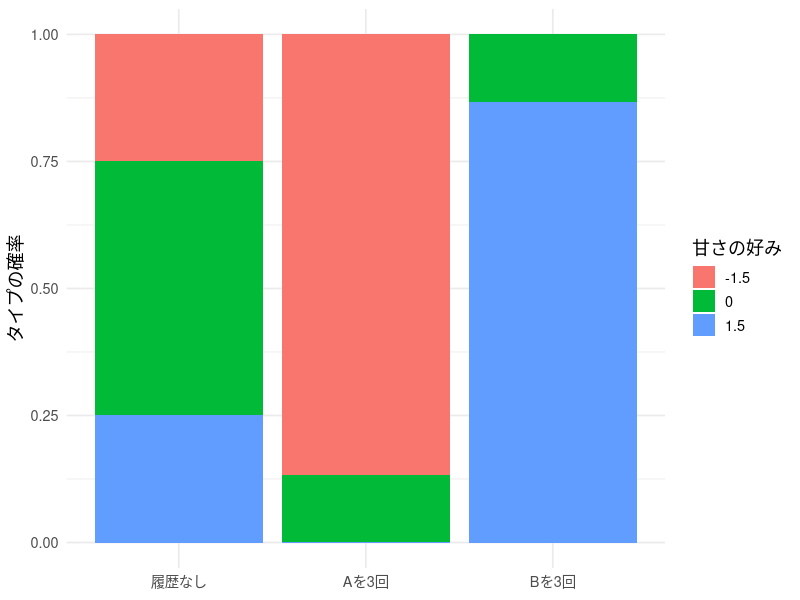
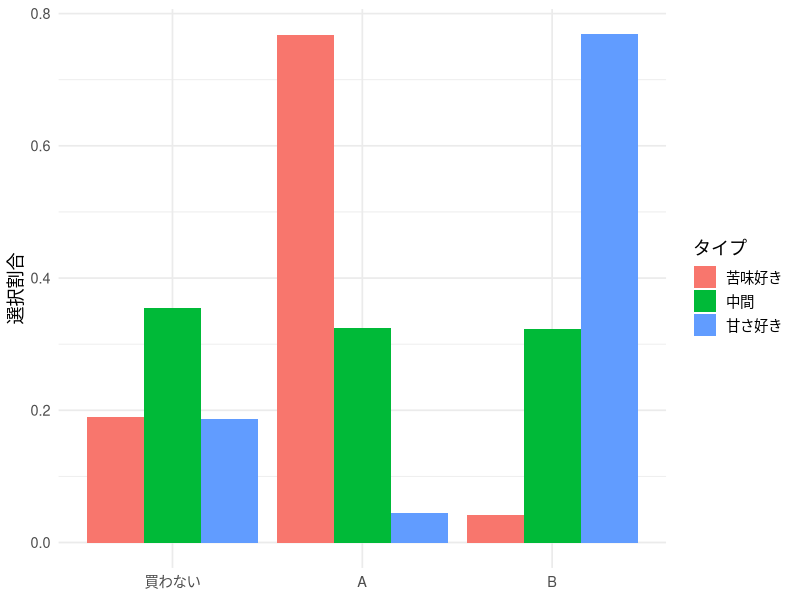
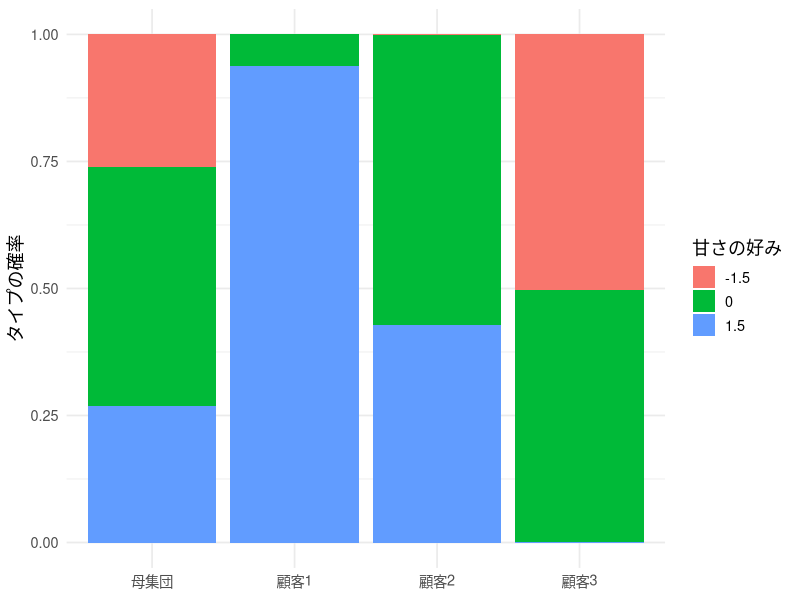
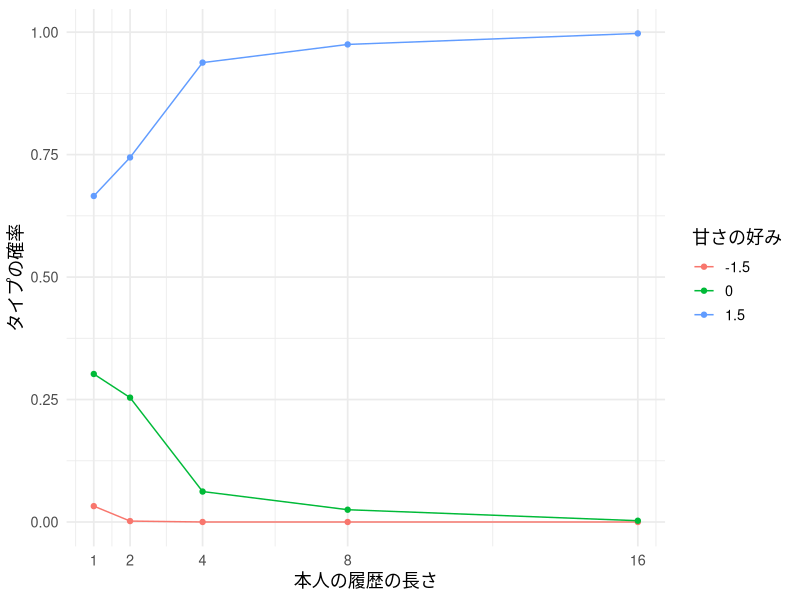
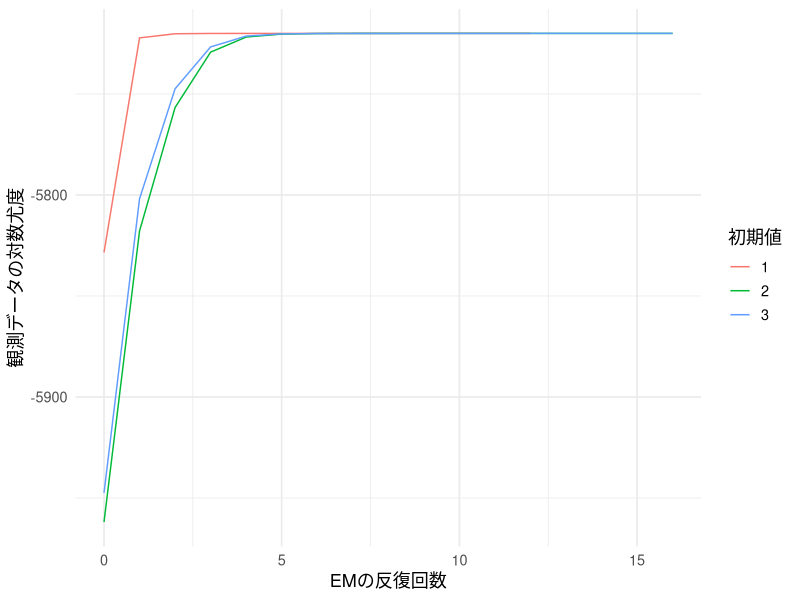
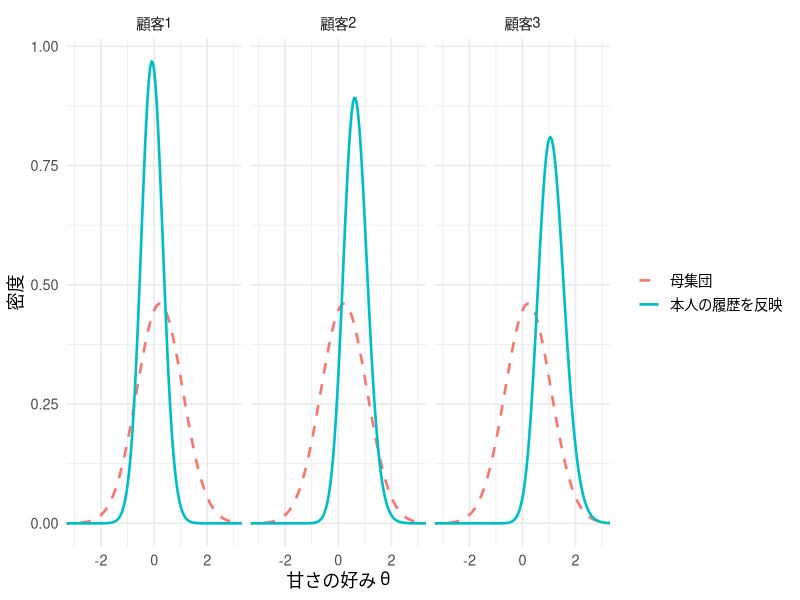
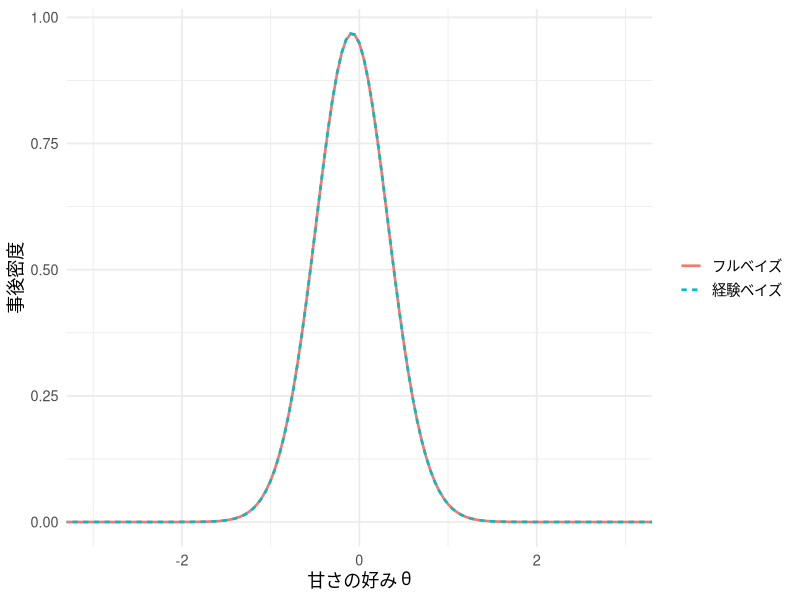

These charts were generated, in order, by the following R code:
## ---- chunk 1
#| include: false
library(ggplot2)
library(dplyr)
library(knitr)
set.seed(202606)
theme_lecture <- function() {
  fam <- if (Sys.info()[["sysname"]] == "Darwin") "Hiragino Sans" else ""
  theme_minimal(base_size = 13, base_family = fam)
}
theme_set(theme_lecture())
knitr::opts_chunk$set(fig.align = "center", dpi = 144)
options(scipen = 8)
## ---- chunk 2
choice_prob <- function(theta, pA, pB, beta0 = 1.5, alpha = 1) {
  va <- beta0 - theta - alpha * pA
  vb <- beta0 + theta - alpha * pB
  mx <- pmax(0, va, vb)
  ev <- cbind(exp(-mx), exp(va - mx), exp(vb - mx))
  ev / rowSums(ev)
}
theta_grid <- c(-1.5, 0, 1.5)
pi_true <- c(.25, .50, .25)
knitr::kable(data.frame(theta = theta_grid,
                       choice_prob(theta_grid, 1.5, 1.5)), digits = 3,
             col.names = c("甘さの好み", "買わない", "A：苦い", "B：甘い"))
## ---- chunk 3
pr_equal <- choice_prob(theta_grid, 1.5, 1.5)
lik_AAA <- pr_equal[, 2]^3
post_AAA <- pi_true * lik_AAA / sum(pi_true * lik_AAA)
lik_BBB <- pr_equal[, 3]^3
post_BBB <- pi_true * lik_BBB / sum(pi_true * lik_BBB)
knitr::kable(data.frame(theta = theta_grid, prior = pi_true,
                       likelihood = lik_AAA, posterior = post_AAA), digits = 4,
             col.names = c("候補値", "事前確率", "Aを3回選ぶ尤度", "事後確率"))
## ---- chunk 4
#| fig-cap: "同じ母集団分布から出発しても、本人の履歴によってタイプの重みが変わる。価格は両商品とも150円。"
w_example <- rbind(pi_true, post_AAA, post_BBB)
d_example <- data.frame(
  information = factor(rep(c("履歴なし", "Aを3回", "Bを3回"), each = 3),
                       levels = c("履歴なし", "Aを3回", "Bを3回")),
  type = factor(rep(theta_grid, 3)), weight = as.vector(t(w_example)))
ggplot(d_example, aes(information, weight, fill = type)) +
  geom_col() + labs(x = NULL, y = "タイプの確率", fill = "甘さの好み")
## ---- chunk 5
set.seed(202606)
N <- 400
Tmax <- 16
type_true <- sample(1:3, N, replace = TRUE, prob = pi_true)
theta_truth <- theta_grid[type_true]
## ---- chunk 6
prices <- data.frame(occasion = seq_len(Tmax),
                     pA = runif(Tmax, 1, 2.5), pB = runif(Tmax, 1, 2.5))
head(prices)
## ---- chunk 7
id <- rep(seq_len(N), each = Tmax)
occasion <- rep(seq_len(Tmax), times = N)
pA <- prices$pA[occasion]; pB <- prices$pB[occasion]
prob <- choice_prob(theta_truth[id], pA, pB)
u <- runif(N * Tmax)
y <- as.integer(u > prob[, 1]) + as.integer(u > prob[, 1] + prob[, 2])
panel <- data.frame(id, occasion, pA, pB, y)  # 0=買わない、1=A、2=B
head(panel)
## ---- chunk 8
#| fig-cap: "タイプ別の選択割合。分母はタイプ別人数×16機会であり、非購入も含む。"
choice_summary <- panel |>
  mutate(type = factor(type_true[id], labels = c("苦味好き", "中間", "甘さ好き")),
         product = factor(y, levels = 0:2, labels = c("買わない", "A", "B"))) |>
  count(type, product) |> group_by(type) |> mutate(share = n / sum(n))
ggplot(choice_summary, aes(product, share, fill = type)) +
  geom_col(position = "dodge") + labs(x = NULL, y = "選択割合", fill = "タイプ")
## ---- chunk 9
panel_loglik <- function(dat, grid) {
  sapply(grid, function(th) {
    pr <- choice_prob(th, dat$pA, dat$pB)
    chosen_prob <- pr[cbind(seq_len(nrow(dat)), dat$y + 1)]
    log_chosen_prob <- log(chosen_prob)
    drop(rowsum(log_chosen_prob, dat$id))
  })
}
train4 <- subset(panel, occasion <= 4)
ell4 <- panel_loglik(train4, theta_grid)
knitr::kable(data.frame(customer = 1:6, ell4[1:6, ]), digits = 3,
             col.names = c("顧客 i", "候補値 −1.5", "候補値 0", "候補値 1.5"))
## ---- chunk 10
mixture_eval <- function(ell, pi) {
  z <- sweep(ell, 2, log(pi), "+")
  rowmax <- apply(z, 1, max)
  e <- exp(z - rowmax)
  totals <- rowSums(e)
  list(weights = e / totals, loglik = sum(rowmax + log(totals)))
}
## ---- chunk 11
fit_known_pi <- function(ell) {
  softmax <- function(a) { z <- c(a, 0); z <- exp(z - max(z)); z / sum(z) }
  opt <- optim(rep(0, ncol(ell) - 1),
               function(a) -mixture_eval(ell, softmax(a))$loglik,
               method = "BFGS", control = list(reltol = 1e-11, maxit = 1000))
  if (opt$convergence != 0) stop("Known-support MLE did not converge")
  pi <- softmax(opt$par)
  c(list(pi = pi), mixture_eval(ell, pi))
}
fit4 <- fit_known_pi(ell4)
knitr::kable(data.frame(theta = theta_grid, truth = pi_true, estimate = fit4$pi),
             digits = 3, col.names = c("候補値", "真の割合", "4機会から推定した割合"))
## ---- chunk 12
#| fig-cap: "同じ母集団割合から出発しても、顧客ごとの4回の履歴で事後の重みが変わる。"
show_ids <- c(1, 2, 3)
w_show <- rbind(fit4$pi, fit4$weights[show_ids, ])
weights_plot <- data.frame(
  information = factor(rep(c("母集団", paste0("顧客", show_ids)), each = 3),
                       levels = c("母集団", paste0("顧客", show_ids))),
  type = factor(rep(theta_grid, 4)), weight = as.vector(t(w_show)))
ggplot(weights_plot, aes(information, weight, fill = type)) +
  geom_col() + labs(x = NULL, y = "タイプの確率", fill = "甘さの好み")
## ---- chunk 13
type_labels <- c("苦味好き", "中間", "甘さ好き")
truth_check <- data.frame(
  customer = show_ids,
  true_theta = theta_truth[show_ids],
  true_type = type_labels[type_true[show_ids]],
  fit4$weights[show_ids, ])
knitr::kable(truth_check, digits = 3, row.names = FALSE,
             col.names = c("顧客", "真の θ", "本当のタイプ",
                           "苦味好きの確率", "中間の確率", "甘さ好きの確率"))
## ---- chunk 14
individual_mle <- function(ell, grid) {
  grid[max.col(ell, ties.method = "first")]
}
np4 <- individual_mle(ell4, theta_grid)
eb4 <- drop(fit4$weights %*% theta_grid)
knitr::kable(data.frame(method = c("母集団平均", "個人別最尤", "経験ベイズの事後平均"),
  rmse = c(sqrt(mean((sum(fit4$pi * theta_grid) - theta_truth)^2)),
           sqrt(mean((np4 - theta_truth)^2)), sqrt(mean((eb4 - theta_truth)^2)))),
  digits = 3, col.names = c("好みの要約", "真の係数とのRMSE"))
## ---- chunk 15
#| fig-cap: "観測履歴が増えたときの、同じ顧客1についてのタイプの重み。真のタイプは推定に使わない。"
history_weights <- do.call(rbind, lapply(c(1, 2, 4, 8, 16), function(h) {
  ell_h <- panel_loglik(subset(panel, occasion <= h), theta_grid)
  fit_h <- fit_known_pi(ell_h)
  data.frame(history = h, type = factor(theta_grid), weight = fit_h$weights[1, ])
}))
ggplot(history_weights, aes(history, weight, color = type)) +
  geom_line() + geom_point() + scale_x_continuous(breaks = c(1, 2, 4, 8, 16)) +
  labs(x = "本人の履歴の長さ", y = "タイプの確率", color = "甘さの好み")
## ---- chunk 16
#| code-fold: true
#| code-summary: "EMの反復：事後重みの計算と、重み付き最尤推定"
fit_em_once <- function(dat, start, maxit = 2000, tol = 1e-8, bounds = c(-6, 6)) {
  theta <- sort(start)
  pi <- rep(1 / length(theta), length(theta))
  ell <- panel_loglik(dat, theta)
  current <- mixture_eval(ell, pi)
  trace <- current$loglik
  converged <- FALSE
  for (iter in seq_len(maxit)) {
    w <- current$weights
    pi_new <- colMeans(w)
    theta_new <- vapply(seq_along(theta), function(k) {
      optimize(function(th) -sum(w[, k] * panel_loglik(dat, th)),
               interval = bounds, tol = 1e-8)$minimum
    }, numeric(1))
    order_new <- order(theta_new)
    theta_new <- theta_new[order_new]; pi_new <- pi_new[order_new]
    ell_new <- panel_loglik(dat, theta_new)
    next_fit <- mixture_eval(ell_new, pi_new)
    gain <- next_fit$loglik - current$loglik
    if (gain < -1e-6) stop("EM log likelihood decreased")
    trace <- c(trace, next_fit$loglik)
    theta <- theta_new; pi <- pi_new; ell <- ell_new; current <- next_fit
    if (abs(gain) < tol) { converged <- TRUE; break }
  }
  list(theta = theta, pi = pi, loglik = current$loglik,
       weights = current$weights, trace = trace, converged = converged,
       iterations = iter, bounds = bounds)
}
## ---- chunk 17
fit_em_multistart <- function(dat, starts = list(c(-2, 0, 2), c(-1, .5, 2.5),
                                                  c(-2.5, -.5, 1))) {
  fits <- lapply(starts, function(st) fit_em_once(dat, st))
  best <- which.max(vapply(fits, `[[`, numeric(1), "loglik"))
  list(best = fits[[best]], fits = fits, best_start = best)
}
em_runs <- fit_em_multistart(panel)
em_fit <- em_runs$best
stopifnot(all(vapply(em_runs$fits, function(f) f$converged, logical(1))),
          all(vapply(em_runs$fits, function(f) min(diff(f$trace)) > -1e-6, logical(1))),
          all(abs(em_fit$theta) < 5.9))
knitr::kable(data.frame(type = 1:3, theta_true = theta_grid,
                        theta_est = em_fit$theta, pi_true = pi_true, pi_est = em_fit$pi),
             digits = 3, col.names = c("タイプ", "真の候補値", "候補値の推定", "真の割合", "割合の推定"))
## ---- chunk 18
#| fig-cap: "EMの3つの初期値からの対数尤度。単調に増えても、大域的な最大値とは限らない。"
em_trace <- do.call(rbind, lapply(seq_along(em_runs$fits), function(s) {
  f <- em_runs$fits[[s]]
  data.frame(iteration = seq_along(f$trace) - 1, loglik = f$trace, start = factor(s))
}))
ggplot(em_trace, aes(iteration, loglik, color = start)) + geom_line() +
  labs(x = "EMの反復回数", y = "観測データの対数尤度", color = "初期値")
## ---- chunk 19
ell16 <- panel_loglik(panel, theta_grid)
fit16 <- fit_known_pi(ell16)
knitr::kable(data.frame(type = 1:3, known_support = theta_grid,
                        known_weight = fit16$weights[1, ],
                        estimated_support = em_fit$theta,
                        estimated_weight = em_fit$weights[1, ]), digits = 3,
             col.names = c("タイプ", "既知の候補値", "既知の場合の重み",
                           "推定した候補値", "推定後の重み"))
## ---- chunk 20
# 連続的な好み：同じ選択モデルで独立のデータを生成する
set.seed(202607)
N_c <- 200; T_c <- 8
mu_true_c <- 0.2; tau_true_c <- 1
id_c <- rep(seq_len(N_c), each = T_c)
time_c <- rep(seq_len(T_c), times = N_c)
price_c <- data.frame(pA = runif(T_c, 1, 2.5), pB = runif(T_c, 1, 2.5))
theta_true_c <- rnorm(N_c, mu_true_c, tau_true_c)
pA_c <- price_c$pA[time_c]; pB_c <- price_c$pB[time_c]
prob_c <- function(theta, pA, pB) {
  va <- 1.5 - theta - pA; vb <- 1.5 + theta - pB
  m <- pmax(0, va, vb)
  e <- cbind(exp(-m), exp(va - m), exp(vb - m))
  e / rowSums(e)
}
probs_c <- prob_c(theta_true_c[id_c], pA_c, pB_c)
u_c <- runif(N_c * T_c)
y_c <- as.integer(u_c > probs_c[,1]) + as.integer(u_c > probs_c[,1] + probs_c[,2])
dat_c <- data.frame(id = id_c, time = time_c, pA = pA_c, pB = pB_c, y = y_c)
## ---- chunk 21
#| code-fold: true
#| code-summary: "数値積分と経験ベイズの計算"
# 台形則で係数空間を積分する。両端に半分の重みを付ける。
theta_nodes_c <- seq(-6, 6, length.out = 241)
trap_weights_c <- function(x) {
  dx <- diff(x)
  stopifnot(max(abs(dx - dx[1])) < 1e-10)
  c(dx[1] / 2, rep(dx[1], length(x) - 2), dx[1] / 2)
}
theta_w_c <- trap_weights_c(theta_nodes_c)
log_lik_c <- function(dat, nodes = theta_nodes_c) {
  sapply(nodes, function(th) {
    pr <- prob_c(th, dat$pA, dat$pB)
    drop(rowsum(log(pr[cbind(seq_len(nrow(dat)), dat$y + 1)]), dat$id))
  })
}
ell_c <- log_lik_c(dat_c)
rowmax_c <- apply(ell_c, 1, max)
lik_c <- exp(ell_c - rowmax_c)
# 全員の周辺対数尤度。各人について引いた標準化分を足し戻す。
marginal_loglik_c <- function(mu, log_tau, nodes = theta_nodes_c,
                              node_w = theta_w_c, lik = lik_c, rowmax = rowmax_c) {
  weights <- dnorm(nodes, mu, exp(log_tau)) * node_w
  values <- drop(lik %*% weights)
  if (any(values <= 0) || any(!is.finite(values))) return(-Inf)
  sum(rowmax + log(values))
}
fit_c <- optim(c(0, 0), function(a) -marginal_loglik_c(a[1], a[2]),
               method = "L-BFGS-B", lower = c(-2, log(.1)), upper = c(2, log(3)))
stopifnot(fit_c$convergence == 0)
mu_hat_c <- fit_c$par[1]; tau_hat_c <- exp(fit_c$par[2])
post_weights_c <- function(mu, tau, lik = lik_c, nodes = theta_nodes_c, node_w = theta_w_c) {
  weights <- dnorm(nodes, mu, tau) * node_w
  z <- sweep(lik, 2, weights, "*")
  z / rowSums(z)
}
post_eb_c <- post_weights_c(mu_hat_c, tau_hat_c)
theta_eb_c <- drop(post_eb_c %*% theta_nodes_c)
## ---- chunk 22
knitr::kable(data.frame(parameter = c("母集団平均 μ", "個人差の標準偏差 τ"),
                        truth = c(mu_true_c, tau_true_c),
                        estimate = c(mu_hat_c, tau_hat_c)), digits = 3,
             col.names = c("パラメータ", "真値", "推定値"))
## ---- chunk 23
show_c <- c(1, 2, 3)
history_c <- do.call(rbind, lapply(show_c, function(i) {
  z <- dat_c[dat_c$id == i, ]
  data.frame(customer = i, outside = sum(z$y == 0), A = sum(z$y == 1),
             B = sum(z$y == 2), posterior_mean = theta_eb_c[i])
}))
knitr::kable(history_c, digits = 3,
             col.names = c("顧客", "買わない", "Aの回数", "Bの回数", "事後平均"))
## ---- chunk 24
#| fig-cap: "破線は共通の母集団密度、実線は本人の8回の履歴を取り込んだ事後密度。"
continuous_plot_c <- do.call(rbind, lapply(show_c, function(i) {
  data.frame(theta = rep(theta_nodes_c, 2), customer = paste0("顧客", i),
    density = c(dnorm(theta_nodes_c, mu_hat_c, tau_hat_c), post_eb_c[i, ] / theta_w_c),
    information = factor(rep(c("母集団", "本人の履歴を反映"), each = length(theta_nodes_c)),
                         levels = c("母集団", "本人の履歴を反映")))
}))
ggplot(continuous_plot_c, aes(theta, density, color = information, linetype = information)) +
  geom_line(linewidth = .9) + facet_wrap(~customer, nrow = 1) +
  scale_linetype_manual(values = c(2, 1)) + coord_cartesian(xlim = c(-3, 3)) +
  labs(x = "甘さの好み θ", y = "密度", color = NULL, linetype = NULL)
## ---- chunk 25
#| code-fold: true
#| code-summary: "母集団パラメータの事後分布と個人の分布を計算する"
# フルベイズ：ハイパーパラメータと個人の係数をグリッド上で積分する。
# mu ~ N(0, 2^2), log(tau) ~ N(0, .7^2), 互いに独立。
mu_grid_c <- seq(-1, 1.4, length.out = 49)
logtau_grid_c <- seq(-1.2, .6, length.out = 49)
mu_w_c <- trap_weights_c(mu_grid_c); logtau_w_c <- trap_weights_c(logtau_grid_c)
hyper_c <- expand.grid(mu = mu_grid_c, logtau = logtau_grid_c)
hyper_c$log_joint <- vapply(seq_len(nrow(hyper_c)), function(g) {
  mu <- hyper_c$mu[g]; z <- hyper_c$logtau[g]
  marginal_loglik_c(mu, z) + dnorm(mu, 0, 2, log = TRUE) + dnorm(z, 0, .7, log = TRUE)
}, numeric(1))
hyper_c$quad_w <- rep(mu_w_c, times = length(logtau_grid_c)) *
  rep(logtau_w_c, each = length(mu_grid_c))
hyper_c$post <- exp(hyper_c$log_joint - max(hyper_c$log_joint)) * hyper_c$quad_w
hyper_c$post <- hyper_c$post / sum(hyper_c$post)
# 一人分の条件付き分布を混合し、母集団パラメータの不確実性を伝える。
customer_c <- 1
post_full_c <- numeric(length(theta_nodes_c))
for (g in seq_len(nrow(hyper_c))) {
  if (hyper_c$post[g] > 1e-12) {
    w <- lik_c[customer_c, ] * dnorm(theta_nodes_c, hyper_c$mu[g], exp(hyper_c$logtau[g])) * theta_w_c
    post_full_c <- post_full_c + hyper_c$post[g] * w / sum(w)
  }
}
post_full_c <- post_full_c / sum(post_full_c)
## ---- chunk 26
weighted_quantile_c <- function(x, w, p) {
  order_x <- order(x)
  x <- x[order_x]; w <- w[order_x] / sum(w)
  x[which(cumsum(w) >= p)[1]]
}
tau_values_c <- exp(hyper_c$logtau)
knitr::kable(data.frame(
  parameter = c("母集団平均 μ", "個人差の標準偏差 τ"),
  empirical_bayes = c(mu_hat_c, tau_hat_c),
  full_bayes_mean = c(sum(hyper_c$post * hyper_c$mu),
                      sum(hyper_c$post * tau_values_c)),
  lower = c(weighted_quantile_c(hyper_c$mu, hyper_c$post, .025),
            weighted_quantile_c(tau_values_c, hyper_c$post, .025)),
  upper = c(weighted_quantile_c(hyper_c$mu, hyper_c$post, .975),
            weighted_quantile_c(tau_values_c, hyper_c$post, .975))), digits = 3,
  col.names = c("パラメータ", "経験ベイズの推定値", "フルベイズの事後平均",
                "事後2.5%点", "事後97.5%点"))
## ---- chunk 27
#| fig-cap: "顧客1の甘さの好みについての経験ベイズとフルベイズの分布"
full_plot_c <- data.frame(theta = rep(theta_nodes_c, 2),
  density = c(post_eb_c[customer_c, ] / theta_w_c, post_full_c / theta_w_c),
  method = rep(c("経験ベイズ", "フルベイズ"), each = length(theta_nodes_c)))
ggplot(full_plot_c, aes(theta, density, color = method, linetype = method)) +
  geom_line(linewidth = .9) + coord_cartesian(xlim = c(-3, 3)) +
  labs(x = "甘さの好み θ", y = "事後密度", color = NULL, linetype = NULL)
## ---- chunk 28
#| code-fold: true
#| code-summary: "積分範囲の端を確認する"
# グリッドの端に十分な余白があるかを見る（外側2セルの質量）。
edge_mu_c <- sum(hyper_c$post[hyper_c$mu %in% mu_grid_c[c(1, 2, 48, 49)]])
edge_tau_c <- sum(hyper_c$post[hyper_c$logtau %in% logtau_grid_c[c(1, 2, 48, 49)]])
edge_theta_eb_c <- max(rowSums(post_eb_c[, c(1:2, 240:241), drop = FALSE]))
edge_theta_full_c <- sum(post_full_c[c(1:2, 240:241)])
knitr::kable(data.frame(
  quantity = c("μの外側2点", "log τの外側2点", "θの外側2点：全員の最大値（EB）", "θの外側2点：顧客1（フルベイズ）"),
  mass = c(edge_mu_c, edge_tau_c, edge_theta_eb_c, edge_theta_full_c)),
  col.names = c("確認する場所", "事後重みの合計"), digits = 12)
stopifnot(all(is.finite(post_eb_c)), max(abs(rowSums(post_eb_c)-1)) < 1e-10,
          abs(sum(hyper_c$post)-1) < 1e-10, edge_mu_c < .005, edge_tau_c < .005,
          edge_theta_eb_c < .0001, edge_theta_full_c < .0001)
## ---- chunk 29
#| code-fold: true
#| code-summary: "格子を細かくして比較する"
# 積分間隔を変更して、主要な結果が安定しているかを確かめる。
fit_with_nodes_c <- function(n_nodes) {
  nodes <- seq(-6, 6, length.out = n_nodes)
  weights <- trap_weights_c(nodes)
  ell <- log_lik_c(dat_c, nodes)
  rowmax <- apply(ell, 1, max)
  lik <- exp(ell - rowmax)
  op <- optim(c(mu_hat_c, log(tau_hat_c)), function(a) {
    -marginal_loglik_c(a[1], a[2], nodes, weights, lik, rowmax)
  }, method = "L-BFGS-B", lower = c(-2, log(.1)), upper = c(2, log(3)))
  stopifnot(op$convergence == 0)
  c(mu = op$par[1], tau = exp(op$par[2]))
}
quad_compare_c <- rbind(coarse = fit_with_nodes_c(121),
                        main = c(mu_hat_c, tau_hat_c), fine = fit_with_nodes_c(481))
# ハイパーパラメータ空間も一つおきの点で再計算する。
sel_mu_c <- seq(1, length(mu_grid_c), by = 2)
sel_logtau_c <- seq(1, length(logtau_grid_c), by = 2)
hyper_coarse_c <- hyper_c[hyper_c$mu %in% mu_grid_c[sel_mu_c] &
                            hyper_c$logtau %in% logtau_grid_c[sel_logtau_c], ]
hw_c <- rep(trap_weights_c(mu_grid_c[sel_mu_c]), times = length(sel_logtau_c)) *
  rep(trap_weights_c(logtau_grid_c[sel_logtau_c]), each = length(sel_mu_c))
hyper_coarse_c$post <- exp(hyper_coarse_c$log_joint - max(hyper_coarse_c$log_joint)) * hw_c
hyper_coarse_c$post <- hyper_coarse_c$post / sum(hyper_coarse_c$post)
hyper_compare_c <- rbind(
  coarse = c(mu = sum(hyper_coarse_c$post * hyper_coarse_c$mu),
             tau = sum(hyper_coarse_c$post * exp(hyper_coarse_c$logtau))),
  main = c(mu = sum(hyper_c$post * hyper_c$mu),
           tau = sum(hyper_c$post * exp(hyper_c$logtau))))
knitr::kable(data.frame(nodes = c(121, 241, 481), quad_compare_c), digits = 5,
             row.names = FALSE, col.names = c("θの格子点数", "μの最尤推定", "τの最尤推定"))
knitr::kable(data.frame(nodes = c("25×25", "49×49"), hyper_compare_c), digits = 5,
             row.names = FALSE, col.names = c("母集団パラメータの格子点数", "μの事後平均", "τの事後平均"))
stopifnot(max(abs(quad_compare_c[1, ] - quad_compare_c[3, ])) < .005,
          max(abs(hyper_compare_c[1, ] - hyper_compare_c[2, ])) < .005)
